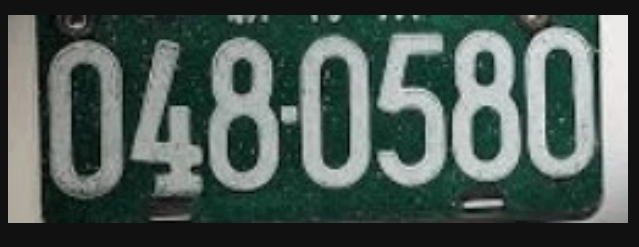
#> input picture test06.png, 639 x 247 px
$ python CheckText02.py
#> lines starting #> are read from the running program, lines starting #| are printed output that depends on the picture; after the words box and inside, x2 and y2 are one past the last pixel; in counts of white or black regions, pixels touching at a corner belong together
import cv2
import imutils
import numpy as np
import pytesseract

# 手動指定 tesseract.exe 路徑
pytesseract.pytesseract.tesseract_cmd = r"C:\Program Files\Tesseract-OCR\tesseract.exe"

img = cv2.imread('test06.png', cv2.IMREAD_COLOR)
#> img is the input picture: shape (247, 639, 3); mean B, G, R 85.5, 90.5, 76.9
img = cv2.resize(img, (600,400))
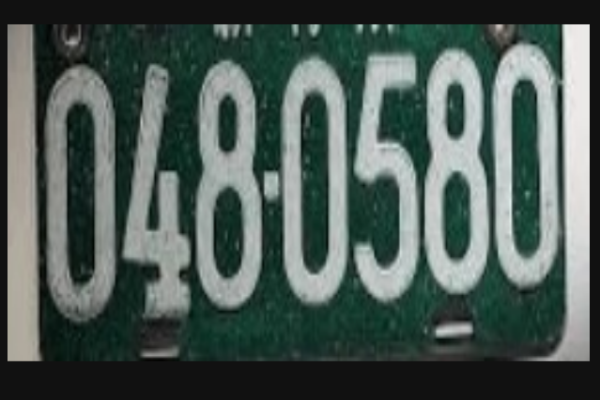
#> img: shape (400, 600, 3); mean B, G, R 85.4, 90.4, 76.8
gray = cv2.cvtColor(img, cv2.COLOR_BGR2GRAY)
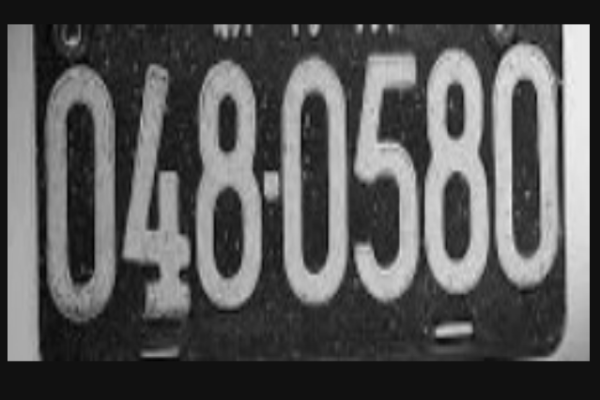
#> gray: shape (400, 600); min 3, max 241, mean 85.8

# cv2.imshow('gray', gray)
# cv2.waitKey(0)

gray = cv2.bilateralFilter(gray, 13, 15, 15)

# cv2.imshow('gray', gray)
# cv2.waitKey(0)

# _, thresh = cv2.threshold(gray, 0, 255, cv2.THRESH_BINARY + cv2.THRESH_OTSU)
edged = cv2.Canny(gray, 30, 150)
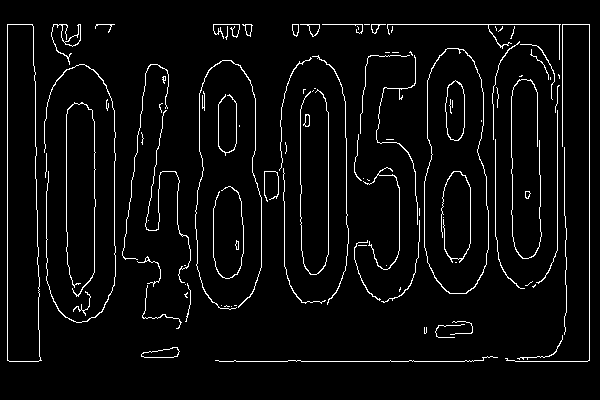
#> edged: shape (400, 600); 4.3% white in thin lines or dots, all inside (x1, y1, x2, y2) = (7, 24, 590, 362)

cv2.imshow('edged', edged)
cv2.waitKey(0)

contours = cv2.findContours(edged.copy(), cv2.RETR_TREE, cv2.CHAIN_APPROX_SIMPLE)
#> contours = 115 contours, 80 with area under 20; largest, box (x1, y1, x2, y2) and area: (424, 48, 489, 294) 13090, (424, 48, 489, 294) 13026, (7, 24, 42, 362) 9838, (7, 24, 41, 362) 9836, (445, 80, 465, 141) 954
contours = imutils.grab_contours(contours)
contours = sorted(contours, key=cv2.contourArea, reverse = True)[:20]
#> contours = 20 contours; largest, box (x1, y1, x2, y2) and area: (424, 48, 489, 294) 13090, (424, 48, 489, 294) 13026, (7, 24, 42, 362) 9838, (7, 24, 41, 362) 9836, (445, 80, 465, 141) 954
screenCnt = None

for c in contours:
	peri = cv2.arcLength(c, True)
	approx = cv2.approxPolyDP(c, 0.018 * peri, True)
	if len(approx) == 4:
		screenCnt = approx
		break
#> this loop made 3 passes
#> (peri, screenCnt) on pass 3: (741.4, [[7, 24], [7, 360], [38, 361], [33, 26]])
#> peri on passes 1 to 2: 574.4, 580.3

print(screenCnt)
#| [[[  7  24]]
#|  [[  7 360]]
#|  [[ 38 361]]
#|  [[ 33  26]]]

mask = np.zeros(gray.shape, np.uint8)
new_image = cv2.drawContours(mask, [screenCnt], 0, 255, -1)
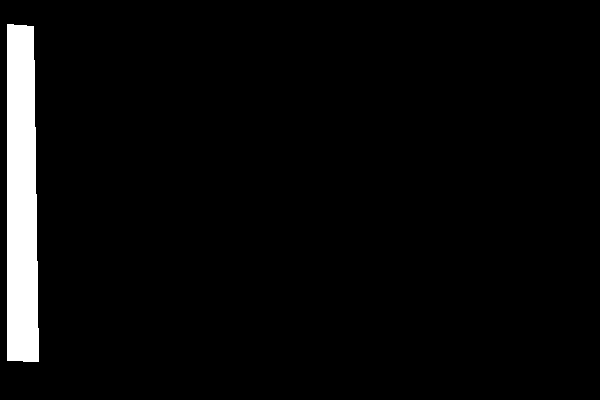
#> new_image: shape (400, 600); 4.1% white; 1 white region, box (x1, y1, x2, y2) and area: (7, 24, 39, 362) 9923
new_image = cv2.bitwise_and(img, img, mask=mask)
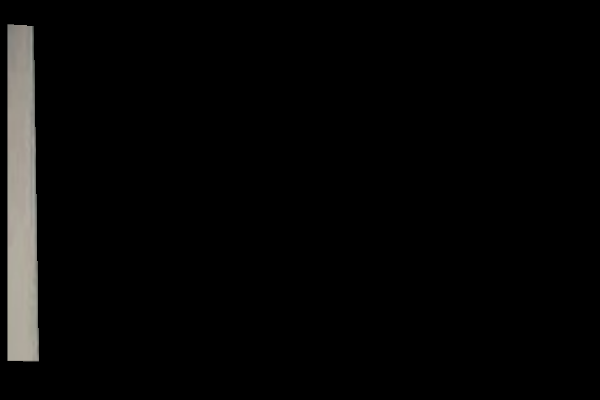
#> new_image: shape (400, 600, 3); mean B, G, R 6, 6.4, 6.6

cv2.imshow('new_image', new_image)
cv2.waitKey(0)

(x, y) = np.where(mask == 255)
#> x = 9923 values from 24 to 361; y = 9923 values, max 38 at index 8882, min 7 at index 0, mean 21.28
(topx, topy) = (np.min(x), np.min(y))
#> topx = 24; topy = 7
(bottomx, bottomy) = (np.max(x), np.max(y))
#> bottomx = 361; bottomy = 38
Cropped = gray[topx: bottomx + 1, topy: bottomy + 1]
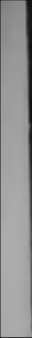
#> Cropped: shape (338, 32); min 15, max 172, mean 147
#> (the run stopped early here; a loop or call above may not have finished)

$ run again, with test04.png copied over test06.png
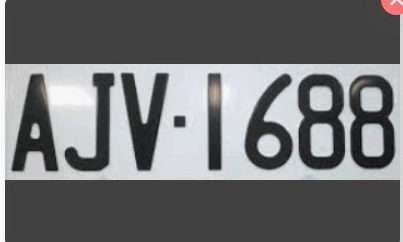
#> input picture test04.png, 403 x 242 px
#> img is the input picture: shape (242, 403, 3); mean B, G, R 113.5, 112.3, 111.2
#> img: shape (400, 600, 3)
#> `edged = cv2.Canny(gray, 30, 150)`:
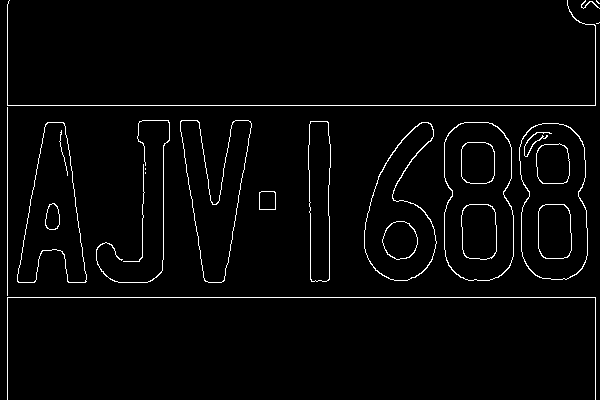
#> edged: shape (400, 600); 2.6% white in thin lines or dots
#> `contours = cv2.findContours(edged.copy(), cv2.RETR_TREE, cv2.CHAIN_APP..`: contours = 38 contours, 10 with area under 20; largest, box (x1, y1, x2, y2) and area: (444, 122, 514, 281) 9758, (444, 122, 514, 281) 9679, (519, 123, 588, 280) 9194, (519, 123, 588, 280) 9120, (364, 122, 437, 281) 6476
#> `contours = sorted(contours, key=cv2.contourArea, reverse = True)[:20]`: contours = 20 contours; largest, box (x1, y1, x2, y2) and area: (444, 122, 514, 281) 9758, (444, 122, 514, 281) 9679, (519, 123, 588, 280) 9194, (519, 123, 588, 280) 9120, (364, 122, 437, 281) 6476
#> the loop `for c in contours:` made 11 passes
#> (peri, screenCnt) on pass 11: (361.7, [[310, 121], [310, 279], [326, 281], [328, 122]])
#| [[[310 121]]
#|  [[310 279]]
#|  [[326 281]]
#|  [[328 122]]]
#> `new_image = cv2.drawContours(mask, [screenCnt], 0, 255, -1)`:
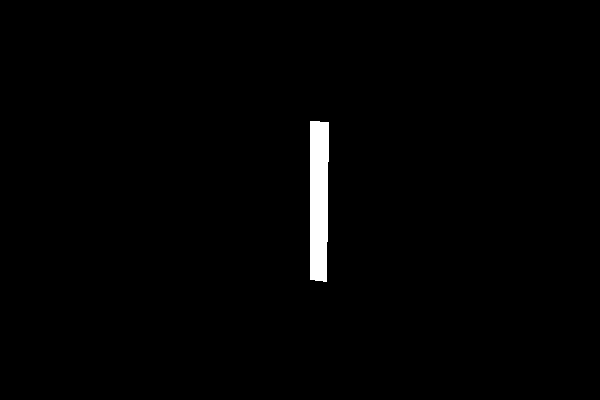
#> new_image: shape (400, 600); 1.2% white; 1 white region, box (x1, y1, x2, y2) and area: (310, 121, 329, 282) 2872
#> x = 2872 values from 121 to 281; y = 2872 values, max 328 at index 28, min 310 at index 0, mean 318.5
#> topx = 121; topy = 310
#> bottomx = 281; bottomy = 328

$ run again, with test05.png copied over test06.png
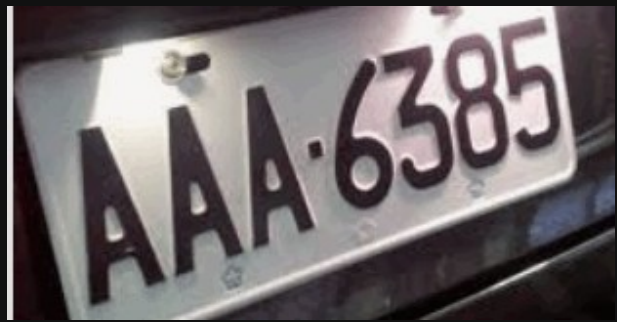
#> input picture test05.png, 617 x 322 px
#> img is the input picture: shape (322, 617, 3); mean B, G, R 109.7, 108.2, 114.7
#> img: shape (400, 600, 3)
#> `edged = cv2.Canny(gray, 30, 150)`:
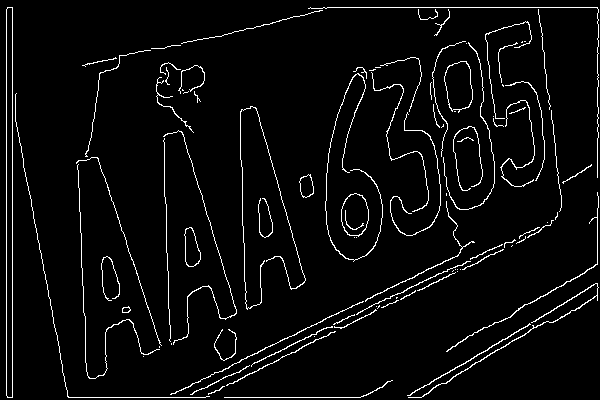
#> edged: shape (400, 600); 4.2% white in thin lines or dots
#> `contours = cv2.findContours(edged.copy(), cv2.RETR_TREE, cv2.CHAIN_APP..`: contours = 105 contours, 74 with area under 20; largest, box (x1, y1, x2, y2) and area: (6, 7, 13, 398) 2337, (6, 7, 13, 398) 2335, (444, 61, 473, 113) 1092, (444, 61, 473, 111) 1074, (341, 193, 369, 237) 918
#> `contours = sorted(contours, key=cv2.contourArea, reverse = True)[:20]`: contours = 20 contours; largest, box (x1, y1, x2, y2) and area: (6, 7, 13, 398) 2337, (6, 7, 13, 398) 2335, (444, 61, 473, 113) 1092, (444, 61, 473, 111) 1074, (341, 193, 369, 237) 918
#> the loop `for c in contours:` made 12 passes
#> (peri, screenCnt) on pass 12: (541.9, [[597, 192], [597, 263], [446, 351], [597, 264]])
#| [[[597 192]]
#|  [[597 263]]
#|  [[446 351]]
#|  [[597 264]]]
#> x = 299 values from 192 to 351; y = 299 values, max 597 at index 0, min 446 at index 298, mean 546.4
#> topx = 192; topy = 446
#> bottomx = 351; bottomy = 597
#> `Cropped = gray[topx: bottomx + 1, topy: bottomy + 1]`:
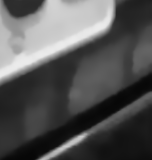
#> Cropped: shape (160, 152); min 6, max 236, mean 84.8
